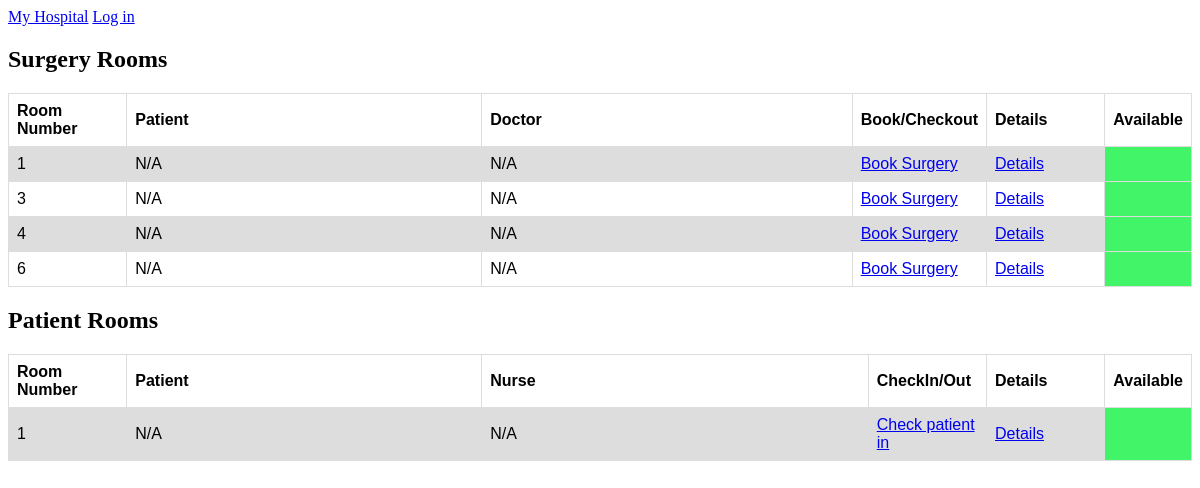
The page /rooms/ on the database as committed earlier.
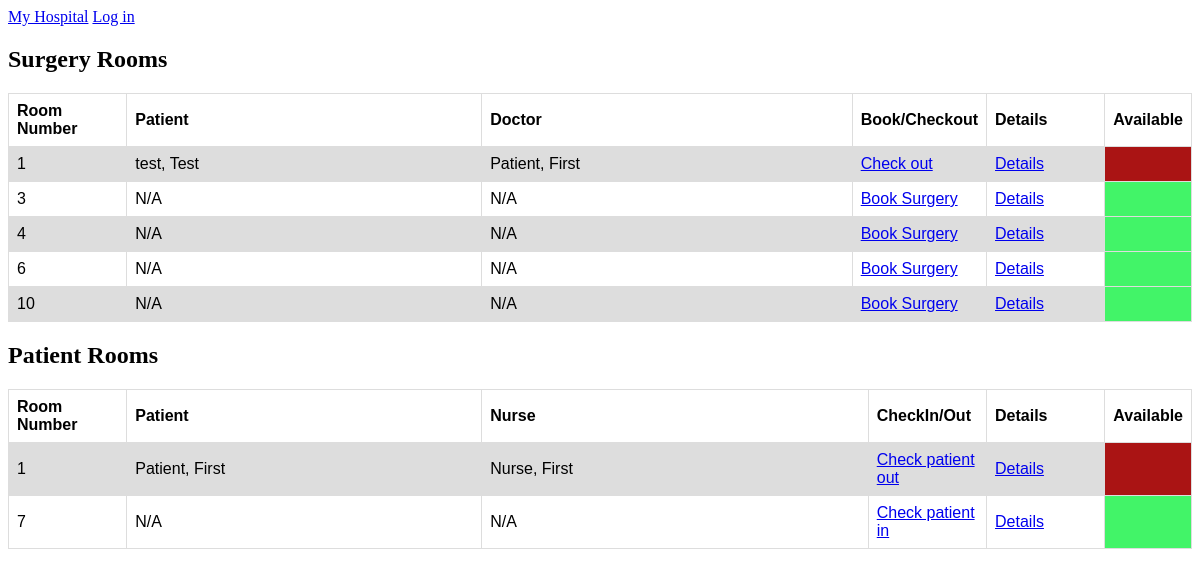
The same page on the database as committed later.
### hospital/models.py (models this page shows)
class Room(models.Model):
    room_number = models.BigIntegerField(unique=True)
    is_occupied = models.BooleanField(default='0')
    class Meta:
        abstract = True

class SurgeryRoom(Room):
    equipment = models.ManyToManyField(Equipment, blank=True, null=True)
    surgery = models.ForeignKey(Surgery, on_delete=models.CASCADE, related_name='surgery', null=True)

class PatientRoom(Room):
    price = models.DecimalField(default=0.0, decimal_places=2, max_digits=100)
    patient = models.ForeignKey(Patient, on_delete=models.CASCADE, related_name='patient', null=True)
    nurse = models.ForeignKey(Nurses, on_delete=models.CASCADE, related_name='nurse', null=True)

### Surgery_Details/models.py (models this page shows)
class Surgery(models.Model):
    surgery_description = models.TextField()
    start_time = models.DateTimeField(blank=True, null=True)
    duration = models.PositiveIntegerField()
    surgery_price = models.FloatField()
    doctor_incharge = models.ForeignKey(Doctors, null=True, related_name = 'surgery', on_delete=models.CASCADE)
    nurse_incharge = models.ForeignKey(Nurses, null=True, related_name = 'surgery', on_delete=models.CASCADE)
    patient = models.ForeignKey(Patient, null=True, related_name = 'surgery', on_delete=models.CASCADE)

### Person/models.py (models this page shows, shortened)
class Employee(Persons):
    shift = models.CharField(max_length=200, default='', blank=True)
    jobDesc = models.CharField(max_length=200, default='', blank=True)
    salary = models.DecimalField(max_digits=7, decimal_places=0, default=Decimal('0.00'))
    class Meta:
        abstract=True

class Doctors(Employee):
    specialty = models.CharField(max_length=200, default='', blank=True)

class Persons(models.Model):
    firstName = models.CharField(max_length=200)
    lastName = models.CharField(max_length=200)
    address = models.CharField(max_length=200)
    phoneNumber = models.CharField(max_length=200)
    social = models.CharField(max_length=200)
    class Meta:
        abstract = True

class Patient(Persons):
    symptoms = models.CharField(max_length=200, default='', blank=True)
    allergies = models.CharField(max_length=200, default='', blank=True)
    currentMeds = models.CharField(max_length=200, default='', blank=True)
    docName = models.ForeignKey(Doctors, on_delete=models.CASCADE, default='1')

class Nurses(Employee):
    specialty = models.CharField(max_length=200, default='', blank=True)

### hospital/views.py (the view)
# urls.py: url(r'^rooms/$', views.rooms_list, name='rooms'),
def rooms_list(request):
    hospital = get_object_or_404(Hospital, id=1)
    patient_rooms = hospital.patient_rooms.all()
    surgery_rooms = hospital.surgery_rooms.all()
    return render(request, 'hospital/list_all_rooms.html',
                  {'surgery_rooms': surgery_rooms, 'patient_rooms': patient_rooms})

### hospital/templates/hospital/list_all_rooms.html
{% extends "hospital/base.html" %}
{% block header %}
    <a href="/" class="logo">My Hospital</a>
    {% if user.is_authenticated %}
        <p>Hello, {{user.username}}</p>
        <a href="{% url 'accounts:logout' %}">Log out</a>
    {% else %}
        <a href="{% url 'accounts:login' %}">Log in</a>
    {% endif %}
{% endblock %}
{% block content %}
    <h2 class="title_rooms">Surgery Rooms</h2>
        <table>
            <tr>
                <th class="room_number_table_header">Room Number</th>
                <th class="patient_name_table_header">Patient</th>
                <th>Doctor</th>
                <th class="check_inout_table_header">Book/Checkout</th>
                <th class="room_details_table_header">Details</th>
                <th>Available</th>
            </tr>
        {% for sr in surgery_rooms %}
            <tr class="table_surgery_room">
                <td>{{sr.room_number}}</td>
                {% if not sr.is_occupied %}
                    <td>N/A</td>
                    <td>N/A</td>
                    <td><a href="{% url 'hospital:book_surgery' sr.id %}">Book Surgery</a></td>
                    <td><a href="{% url 'hospital:rooms_surgery_details' sr.id %}">Details</a></td>
                    <td class="table_row_available"></td>
                {% else %}
                    <td>{{sr.surgery.doctor_incharge.lastName}}, {{sr.surgery.doctor_incharge.firstName}}</td>
                    <td>{{sr.surgery.patient.lastName}}, {{sr.surgery.patient.firstName}}</td>
                    <td><a href="{% url 'hospital:check_out_surgery' sr.id %}">Check out</a></td>
                    <td><a href="{% url 'hospital:rooms_surgery_details' sr.id %}">Details</a></td>
                    <td class="table_row_not_available"></td>
                {% endif %}
            </tr>
        {% endfor %}
        </table>
    <h2 class="title_rooms">Patient Rooms</h2>
        <table>
            <tr>
                <th class="room_number_table_header">Room Number</th>
                <th class="patient_name_table_header">Patient</th>
                <th>Nurse</th>
                <th class="check_inout_table_header">CheckIn/Out</th>
                <th class="room_details_table_header">Details</th>
                <th>Available</th>
            </tr>
        {% for room in patient_rooms %}
            <tr class="table_surgery_room">
                <td>{{room.room_number}}</td>
                {% if not room.is_occupied %}
                    <td>N/A</td>
                    <td>N/A</td>
                    <td><a href="{% url 'hospital:patient_check_in' room.id %}">Check patient in</a></td>
                    <td><a href="{% url 'hospital:rooms_patient_details' room.id %}">Details</a></td>
                    <td class="table_row_available"></td>
                {% else %}
                    <td>{{room.patient.lastName}}, {{room.patient.firstName}}</td>
                    <td>{{room.nurse.lastName}}, {{room.nurse.firstName}}</td>
                    <td><a href="{% url 'hospital:patient_check_out' room.id %}">Check patient out</a></td>
                    <td><a href="{% url 'hospital:rooms_patient_details' room.id %}">Details</a></td>
                    <td class="table_row_not_available"></td>
                {% endif %}
            </tr>
        {% endfor %}
        </table>
{% endblock %}

### hospital/templates/hospital/base.html (shortened to what this page needs)
<!DOCTYPE html>
{% load static %}
<html lang="en">
<head>
    <link rel="stylesheet" href="{% static 'css/hospital.css' %}">
</head>
<body>
    <div id="header">
        {% block header %}
        {% endblock %}
    </div>
    <div id="content">
        {% block content %}
        {% endblock %}
    </div>
</body>
</html>

### hospital/static/css/hospital.css (style rules this page uses)
table { font-family: arial, sans-serif; border-collapse: collapse; width: 100%; }
td, th { border: 1px solid #dddddd; text-align: left; padding: 8px; }
tr:nth-child(even) { background-color: #dddddd; }
.room_number_table_header, .check_inout_table_header, .room_details_table_header, .surgery_details_status_header { width: 10%; }
.table_row_not_available, .table_row_available, .padding { width: 5%; }
.table_row_available { background-color: #42f468; }
.table_row_not_available { background-color: #aa1414; }
.patient_name_table_header { width: 30%; }

Rows that differ between the two databases and show on the page:
changed SurgeryRoom: surgery.doctor_incharge.lastName (not shown) → "test"; surgery.doctor_incharge.firstName (not shown) → "Test"; surgery.patient.lastName (not shown) → "Patient"; surgery.patient.firstName (not shown) → "First"; is_occupied "N/A N/A Book Surgery" → ", , Check out"
added SurgeryRoom: room_number "10", is_occupied "N/A"
changed PatientRoom: patient.lastName (not shown) → "Patient"; patient.firstName (not shown) → "First"; nurse.lastName (not shown) → "Nurse"; nurse.firstName (not shown) → "First"; is_occupied "N/A N/A Check patient in" → ", , Check patient out"
added PatientRoom: room_number "7", is_occupied "N/A"
